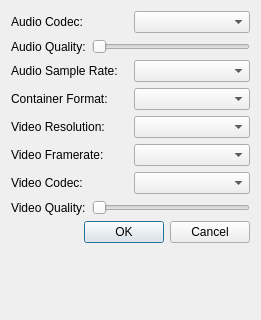
<?xml version="1.0" encoding="UTF-8"?>
<ui version="4.0">
 <class>SettingsUi</class>
 <widget class="QDialog" name="SettingsUi">
  <property name="geometry">
   <rect>
    <x>0</x>
    <y>0</y>
    <width>261</width>
    <height>320</height>
   </rect>
  </property>
  <property name="windowTitle">
   <string>Dialog</string>
  </property>
  <layout class="QVBoxLayout" name="verticalLayout_3">
   <item>
    <layout class="QVBoxLayout" name="verticalLayout">
     <item>
      <layout class="QHBoxLayout" name="horizontalLayout">
       <item>
        <widget class="QLabel" name="label_12">
         <property name="text">
          <string>Audio Codec:</string>
         </property>
        </widget>
       </item>
       <item>
        <widget class="QComboBox" name="audioCodecBox"/>
       </item>
      </layout>
     </item>
     <item>
      <layout class="QHBoxLayout" name="horizontalLayout_2">
       <item>
        <widget class="QLabel" name="label_11">
         <property name="text">
          <string>Audio Quality:</string>
         </property>
        </widget>
       </item>
       <item>
        <widget class="QSlider" name="audioQualitySlider">
         <property name="maximum">
          <number>4</number>
         </property>
         <property name="orientation">
          <enum>Qt::Horizontal</enum>
         </property>
        </widget>
       </item>
      </layout>
     </item>
     <item>
      <layout class="QHBoxLayout" name="horizontalLayout_3">
       <item>
        <widget class="QLabel" name="label_10">
         <property name="text">
          <string>Audio Sample Rate:</string>
         </property>
        </widget>
       </item>
       <item>
        <widget class="QComboBox" name="audioSampleRateBox"/>
       </item>
      </layout>
     </item>
     <item>
      <layout class="QHBoxLayout" name="horizontalLayout_4">
       <item>
        <widget class="QLabel" name="label_4">
         <property name="text">
          <string>Container Format:</string>
         </property>
        </widget>
       </item>
       <item>
        <widget class="QComboBox" name="containerFormatBox"/>
       </item>
      </layout>
     </item>
    </layout>
   </item>
   <item>
    <layout class="QVBoxLayout" name="verticalLayout_2">
     <item>
      <layout class="QHBoxLayout" name="horizontalLayout_5">
       <item>
        <widget class="QLabel" name="label_8">
         <property name="text">
          <string>Video Resolution:</string>
         </property>
        </widget>
       </item>
       <item>
        <widget class="QComboBox" name="videoResolutionBox"/>
       </item>
      </layout>
     </item>
     <item>
      <layout class="QHBoxLayout" name="horizontalLayout_6">
       <item>
        <widget class="QLabel" name="label_9">
         <property name="text">
          <string>Video Framerate:</string>
         </property>
        </widget>
       </item>
       <item>
        <widget class="QComboBox" name="videoFramerateBox"/>
       </item>
      </layout>
     </item>
     <item>
      <layout class="QHBoxLayout" name="horizontalLayout_7">
       <item>
        <widget class="QLabel" name="label_6">
         <property name="text">
          <string>Video Codec:</string>
         </property>
        </widget>
       </item>
       <item>
        <widget class="QComboBox" name="videoCodecBox"/>
       </item>
      </layout>
     </item>
     <item>
      <layout class="QHBoxLayout" name="horizontalLayout_8">
       <item>
        <widget class="QLabel" name="label_7">
         <property name="text">
          <string>Video Quality:</string>
         </property>
        </widget>
       </item>
       <item>
        <widget class="QSlider" name="videoQualitySlider">
         <property name="maximum">
          <number>4</number>
         </property>
         <property name="orientation">
          <enum>Qt::Horizontal</enum>
         </property>
        </widget>
       </item>
      </layout>
     </item>
    </layout>
   </item>
   <item>
    <widget class="QDialogButtonBox" name="buttonBox">
     <property name="layoutDirection">
      <enum>Qt::LeftToRight</enum>
     </property>
     <property name="orientation">
      <enum>Qt::Horizontal</enum>
     </property>
     <property name="standardButtons">
      <set>QDialogButtonBox::Cancel|QDialogButtonBox::Ok</set>
     </property>
    </widget>
   </item>
   <item>
    <spacer name="verticalSpacer">
     <property name="orientation">
      <enum>Qt::Vertical</enum>
     </property>
     <property name="sizeHint" stdset="0">
      <size>
       <width>20</width>
       <height>14</height>
      </size>
     </property>
    </spacer>
   </item>
  </layout>
 </widget>
 <resources/>
 <connections/>
</ui>
